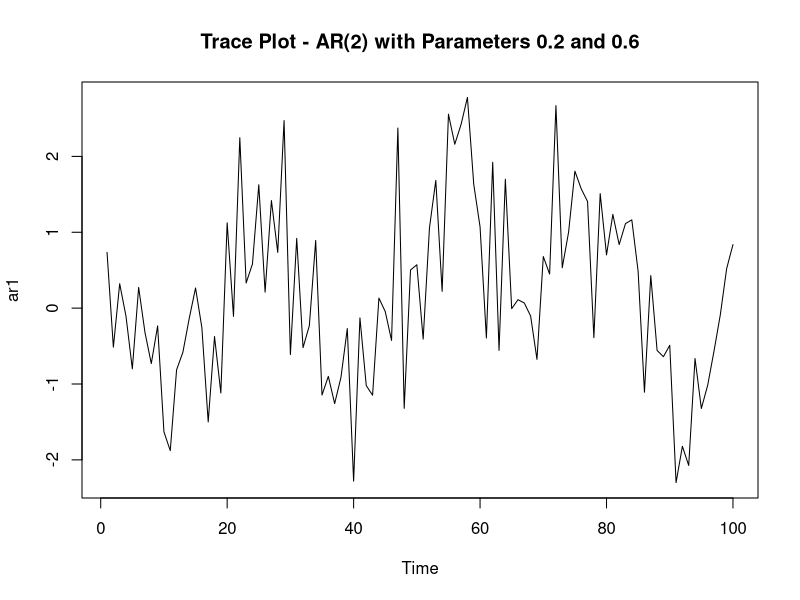
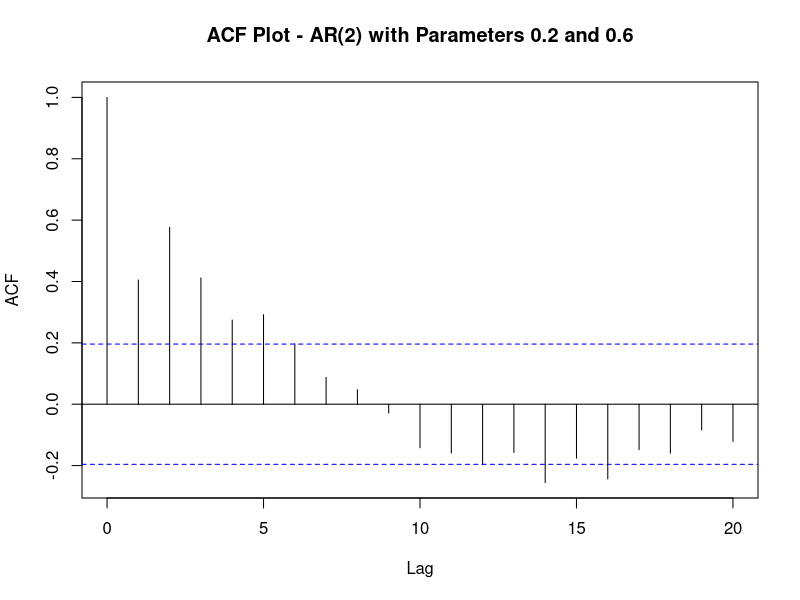
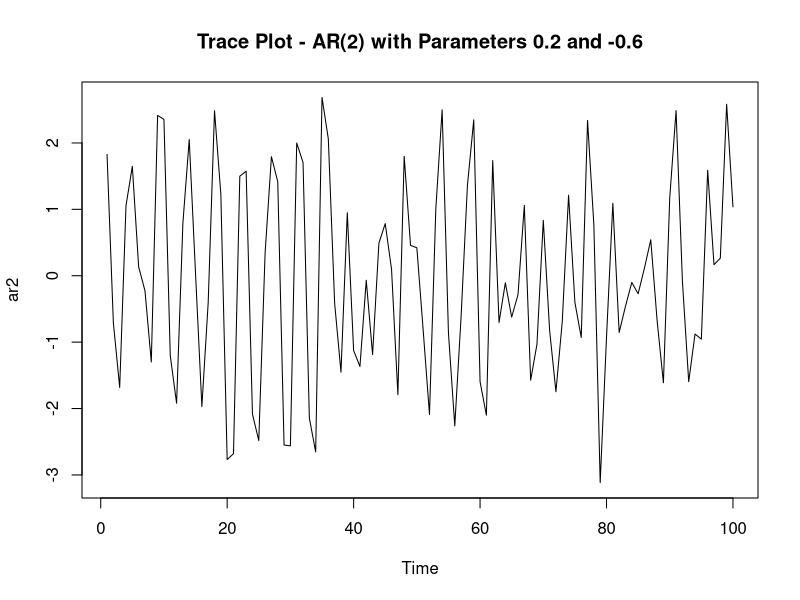
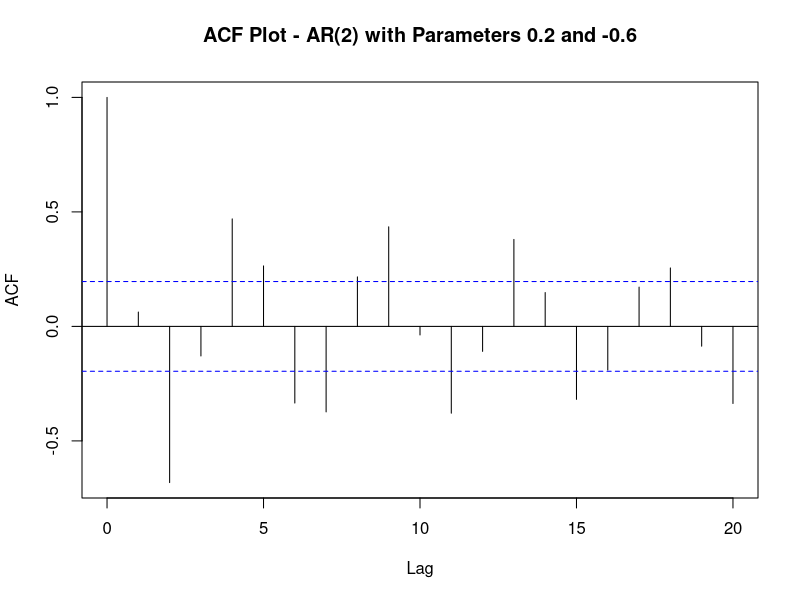

Write R code to recreate these figures, in order.
# Set the random seed for reproducibility
set.seed(786)

# Simulate 100 observations for AR(2) process with parameters 0.2 and 0.6
ar1 <- arima.sim(list(order = c(2, 0, 0), ar = c(0.2, 0.6)), n = 100)

# Plot the trace of the simulated AR(2) process
plot(ar1, type = "l", main = "Trace Plot - AR(2) with Parameters 0.2 and 0.6")

# Plot the autocorrelation function (ACF) of the simulated AR(2) process
acf(ar1, main = "ACF Plot - AR(2) with Parameters 0.2 and 0.6")

# Simulate 100 observations for AR(2) process with parameters 0.2 and -0.6
ar2 <- arima.sim(list(order = c(2, 0, 0), ar = c(0.2, -0.6)), n = 100)

# Plot the trace of the second simulated AR(2) process
plot(ar2, type = "l", main = "Trace Plot - AR(2) with Parameters 0.2 and -0.6")

# Plot the ACF of the second simulated AR(2) process
acf(ar2, main = "ACF Plot - AR(2) with Parameters 0.2 and -0.6")
